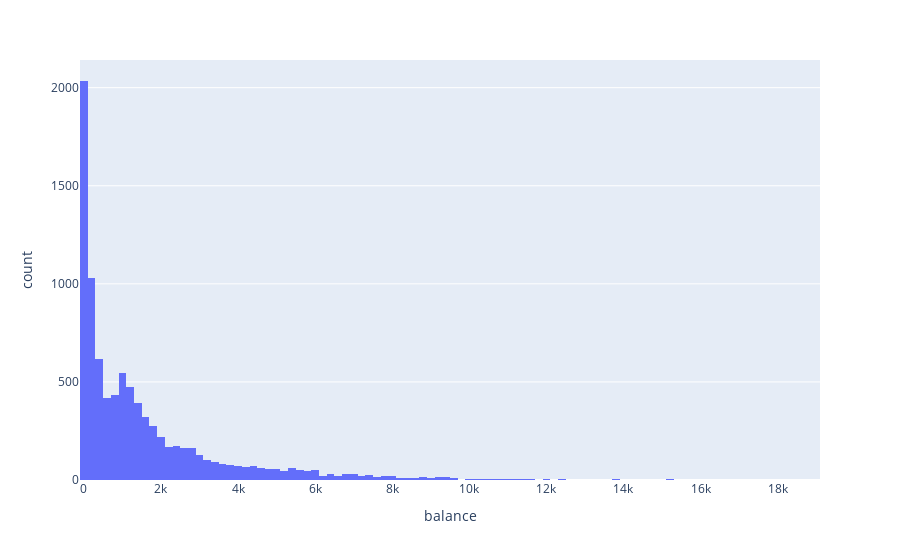

Notebook code for this chart:
### Code cell
hist_1 = px.histogram(data1, x= "balance")
hist_1.show()

### Figure 1 — Plotly figure (JSON) as saved in the notebook; plotly's stock layout.template omitted (floating-point values rounded to 4 significant figures; data arrays with more than 128 entries replaced by an {"elided": "..."} marker saying what was removed)
{"data": [{"alignmentgroup": "True", "bingroup": "x", "hovertemplate": "balance=%{x}<br>count=%{y}<extra></extra>", "legendgroup": "", "marker": {"color": "#636efa"}, "name": "", "offsetgroup": "", "orientation": "v", "showlegend": false, "type": "histogram", "x": {"elided": "8950 float values"}, "xaxis": "x", "yaxis": "y"}], "layout": {"barmode": "relative", "legend": {"tracegroupgap": 0}, "margin": {"t": 60}, "xaxis": {"anchor": "y", "domain": [0, 1], "title": {"text": "balance"}}, "yaxis": {"anchor": "x", "domain": [0, 1], "title": {"text": "count"}}}}
